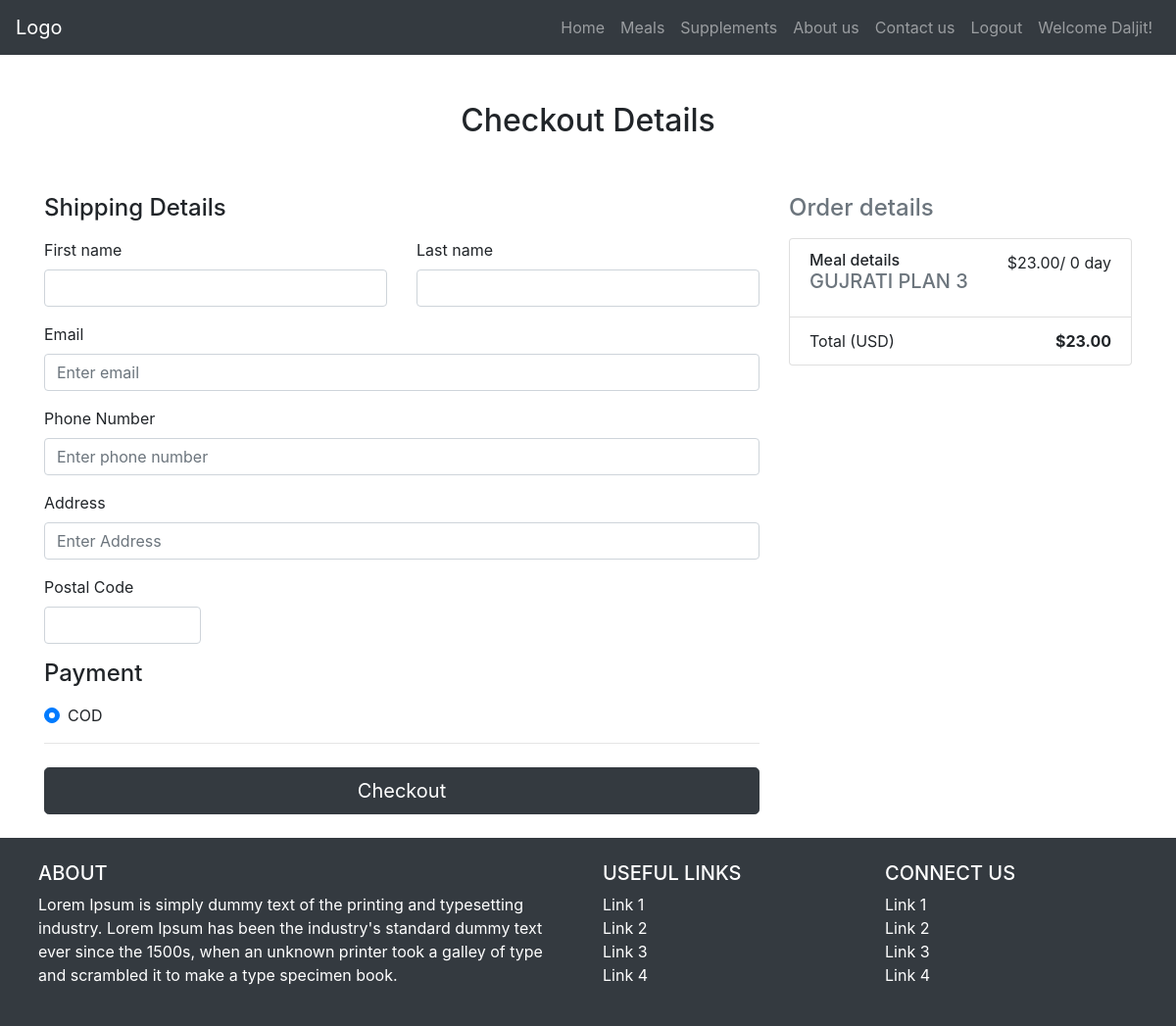
Before: /checkout.php?plan_id=17 (signed in) with the older database file.
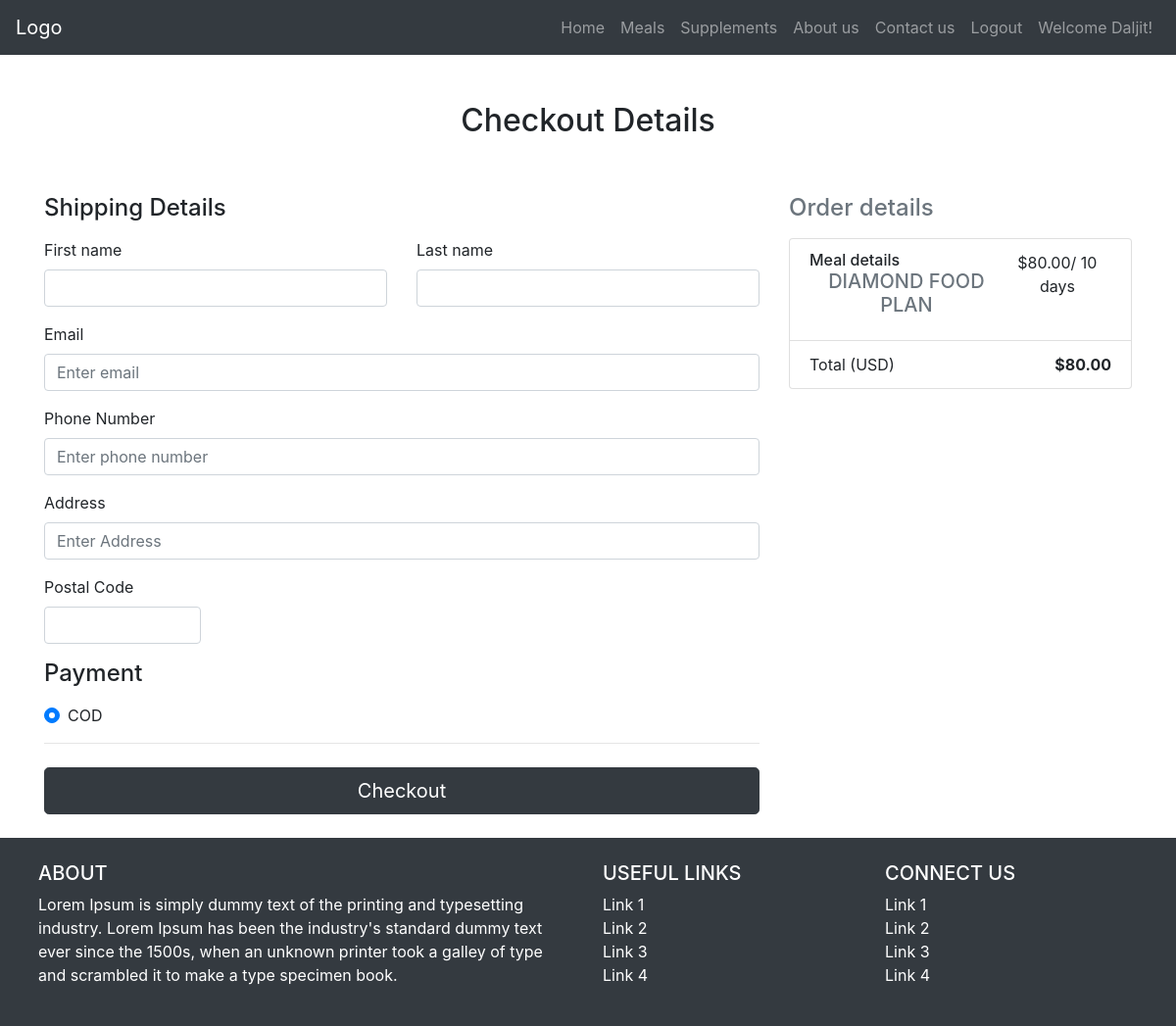
After: the same page with the newer database file.
### tables this page shows
CREATE TABLE `meal_plans` (
  `id` int(11) NOT NULL,
  `name` varchar(100) NOT NULL,
  `description` varchar(500) NOT NULL,
  `cost` decimal(10,2) NOT NULL,
  `day` int(11) NOT NULL,
  `image` varchar(200) NOT NULL,
  `meal_id` int(11) NOT NULL
);

### connect.php (called while the page is built, shortened)
<?php
class Connect
{
    public $config = array(
        'servername'=> 'localhost',
        'username'=> 'root',
        'password'=> '',
        'dbname'=> 'tiffen'
    );
    function __construct()
    {
        $this->conn = new mysqli($this->config['servername'], $this->config['username'], $this->config['password'], $this->config['dbname']);
    }
}
?>

### submit.php (called while the page is built, shortened)
<?php
	include 'classes/mealplan.php';
	$mealplanObj=new MealPlan;
	if(isset($_GET['plan_id']) && !empty(trim($_GET["plan_id"]))){
		$planid =  trim($_GET["plan_id"]);
		$mealplan=$mealplanObj->getMealPlanById($planid);
	}
?>

### classes/mealplan.php (called while the page is built, shortened)
<?php
include_once './connect.php';
class MealPlan extends Connect{
	public $mealplan = array('data' =>array() , 'error'=> '', 'success'=> '' );
	function getMealPlanById($id){
		$sql = "SELECT * FROM meal_plans WHERE id = ".$id;
		$result = $this->conn->query($sql);
		$row = $result->fetch_assoc();
		$this->mealplan["data"]["name"] = $row["name"];
		$this->mealplan["data"]["description"] = $row["description"];
		$this->mealplan["data"]["cost"] = $row["cost"];
		$this->mealplan["data"]["day"] = $row["day"];
		$this->mealplan["data"]["image"] = $row["image"];
		$this->mealplan["data"]["id"] = $row["id"];
		$this->mealplan["data"]["mealid"] = $row["meal_id"];
		return $this->mealplan;
	}
}
?>

### checkout.php (the view, shortened to what this page needs)
<?php include 'header.php' ?>
<div class="container">
  <div class="py-5 text-center">
    <h2>Checkout Details</h2>
  </div>
  <div class="row">
    <div class="col-md-4 order-md-2 mb-4">
      <h4 class="d-flex justify-content-between align-items-center mb-3">
        <span class="text-muted">Order details</span>
      </h4>
      <ul class="list-group mb-3">
        <li class="list-group-item d-flex justify-content-between lh-condensed">
          <div>
            <h6 class="my-0">Meal details</h6>
            <small class="text-muted"><h5 style="text-align: center;text-transform: uppercase;" class="card-title"><?php echo $mealplan["data"]["name"]; ?></h5></small>
          </div>
              <p style="text-align: center;" class="card-text">$<?php echo $mealplan["data"]["cost"]; ?>/ <?php echo $mealplan["data"]["day"]; ?> day<?php
                    if($mealplan["data"]["day"]>1){
                        ?>s<?php } ?>
            </p>
        </li>
        <li class="list-group-item d-flex justify-content-between">
          <span>Total (USD)</span>
          <strong>$<?php echo $mealplan["data"]["cost"]; ?></strong>
        </li>
      </ul>
    </div>
    <div class="col-md-8 order-md-1">
      <h4 class="mb-3">Shipping Details</h4>
      <form class="needs-validation" novalidate method="post">
        <div class="row">
          <div class="col-md-6 mb-3">
            <label for="firstName">First name</label>
            <input type="text" class="form-control" id="firstName" name="firstname" placeholder="" value="" required>
          </div>
          <div class="col-md-6 mb-3">
            <label for="lastName">Last name</label>
            <input type="text" class="form-control" id="lastName" name="lastname" placeholder="" value="" required>
          </div>
        </div>
        <div class="mb-3">
          <label for="email">Email</label>
          <input type="email" class="form-control" id="s_email" name="email" placeholder="Enter email">
        </div>
        <div class="mb-3">
          <label for="phone_no">Phone Number </label>
          <input type="text" class="form-control" id="phone_no" name="phone_no" placeholder="Enter phone number">
        </div>
        <div class="mb-3">
          <label for="address">Address</label>
          <input type="text" class="form-control" id="address" name="address" placeholder="Enter Address" required>
        </div>
        <div class="row">
          <div class="col-md-3 mb-3">
            <label for="zip">Postal Code</label>
            <input type="text" class="form-control" name="postal_code" id="postal" placeholder="" required>
          </div>
        </div>
        <h4 class="mb-3">Payment</h4>
        <div class="d-block my-3">
          <div class="custom-control custom-radio">
            <label class="custom-control-label" for="paypal">COD</label>
          </div>
        </div>
        <hr class="mb-4">
        <input class="btn btn-dark btn-lg btn-block" name="checkout" type="submit" value="Checkout"/>
        <br/>
      </form>
    </div>
  </div>
</div>
<?php include 'footer.php'; ?>

Changed rows visible on the page:
changed meal_plans: name "GUJRATI PLAN 3" → "DIAMOND FOOD PLAN"; cost "23.00" → "80.00"; day "0" → "10"
Other visible differences:
text now shown: "s"
